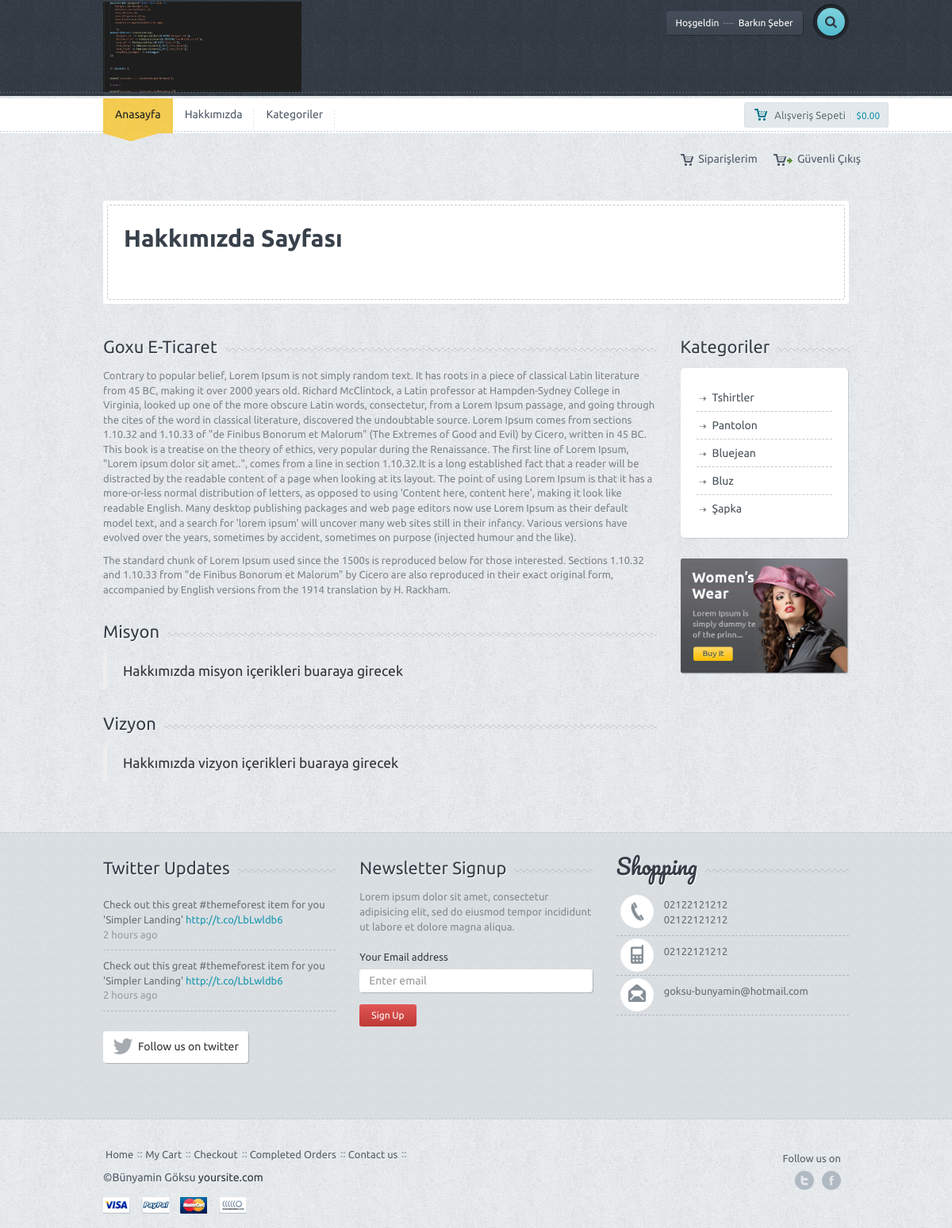
Screenshot of /hakkimizda.php (signed in) with the database file from the repository.
### tables this page shows
CREATE TABLE `ayar` (
  `ayar_id` int(11) NOT NULL,
  `ayar_logo` varchar(250) NOT NULL,
  `ayar_title` varchar(250) NOT NULL,
  `ayar_description` varchar(250) NOT NULL,
  `ayar_keywords` varchar(50) NOT NULL,
  `ayar_author` varchar(50) NOT NULL,
  `ayar_tel` varchar(50) NOT NULL,
  `ayar_gsm` varchar(50) NOT NULL,
  `ayar_faks` varchar(50) NOT NULL,
  `ayar_mail` varchar(50) NOT NULL,
  `ayar_ilce` varchar(50) NOT NULL,
  `ayar_il` varchar(50) NOT NULL,
  `ayar_adres` varchar(250) NOT NULL,
  `ayar_mesai` varchar(250) NOT NULL,
  `ayar_maps` varchar(250) NOT NULL,
  `ayar_analystic` varchar(50) NOT NULL,
  `ayar_zopim` varchar(50) NOT NULL,
  `ayar_facebook` varchar(50) NOT NULL,
  `ayar_twitter` varchar(50) NOT NULL,
  `ayar_google` varchar(50) NOT NULL,
  `ayar_youtube` varchar(50) NOT NULL,
  `ayar_smtphost` varchar(50) NOT NULL,
  `ayar_smtpuser` varchar(50) NOT NULL,
  `ayar_smtppassword` varchar(50) NOT NULL,
  `ayar_smtpport` varchar(50) NOT NULL,
  `ayar_bakim` enum('0','1') NOT NULL DEFAULT '1'
);

CREATE TABLE `kullanici` (
  `kullanici_id` int(11) NOT NULL,
  `kullanici_zaman` datetime NOT NULL DEFAULT CURRENT_TIMESTAMP,
  `kullanici_resim` varchar(250) NOT NULL,
  `kullanici_tc` varchar(50) NOT NULL,
  `kullanici_ad` varchar(50) NOT NULL,
  `kullanici_mail` varchar(100) NOT NULL,
  `kullanici_gsm` varchar(50) NOT NULL,
  `kullanici_password` varchar(50) NOT NULL,
  `kullanici_adsoyad` varchar(50) NOT NULL,
  `kullanici_adres` varchar(250) NOT NULL,
  `kullanici_il` varchar(100) NOT NULL,
  `kullanici_ilce` varchar(100) NOT NULL,
  `kullanici_unvan` varchar(100) NOT NULL,
  `kullanici_yetki` varchar(50) NOT NULL,
  `kullanici_durum` int(1) NOT NULL DEFAULT '1'
);

CREATE TABLE `menu` (
  `menu_id` int(11) NOT NULL,
  `menu_ust` varchar(50) NOT NULL,
  `menu_ad` varchar(100) NOT NULL,
  `menu_detay` text NOT NULL,
  `menu_url` varchar(250) NOT NULL,
  `menu_sira` int(2) NOT NULL,
  `menu_durum` enum('0','1') NOT NULL,
  `menu_seourl` varchar(250) NOT NULL
);

CREATE TABLE `hakkimizda` (
  `hakkimizda_id` int(11) NOT NULL,
  `hakkimizda_baslik` varchar(250) NOT NULL,
  `hakkimizda_icerik` text NOT NULL,
  `hakkimizda_vizyon` varchar(500) NOT NULL,
  `hakkimizda_misyon` varchar(500) NOT NULL
);

CREATE TABLE `kategori` (
  `kategori_id` int(11) NOT NULL,
  `kategori_ad` varchar(100) NOT NULL,
  `kategori_ust` int(2) NOT NULL,
  `kategori_seourl` varchar(250) NOT NULL,
  `kategori_sira` int(2) NOT NULL,
  `kategori_durum` enum('0','1') NOT NULL DEFAULT '1'
);

### nedmin/production/fonksiyon.php (called while the page is built, shortened)
<?php
function seo($str, $options = array())
{
    $str = mb_convert_encoding((string)$str, 'UTF-8', mb_list_encodings());
    $defaults = array(
        'delimiter' => '-',
        'limit' => null,
        'lowercase' => true,
        'replacements' => array(),
        'transliterate' => true
    );
    $options = array_merge($defaults, $options);
    $str = preg_replace(array_keys($options['replacements']), $options['replacements'], $str);
    if ($options['transliterate']) {
        $str = str_replace(array_keys($char_map), $char_map, $str);
    }
    $str = preg_replace('/[^\p{L}\p{Nd}]+/u', $options['delimiter'], $str);
    $str = preg_replace('/(' . preg_quote($options['delimiter'], '/') . '){2,}/', '$1', $str);
    $str = mb_substr($str, 0, ($options['limit'] ? $options['limit'] : mb_strlen($str, 'UTF-8')), 'UTF-8');
    $str = trim($str, $options['delimiter']);
    return $options['lowercase'] ? mb_strtolower($str, 'UTF-8') : $str;
}
?>

### hakkimizda.php (the view)
<?php include 'header.php';
$hakkimizdasor = $db->prepare("SELECT * FROM hakkimizda where hakkimizda_id=:hakkimizda_id");
$hakkimizdasor->execute(array(
	'hakkimizda_id' => 0
));
$hakkimizdacek = $hakkimizdasor->fetch(PDO::FETCH_ASSOC);
?>
<div class="container">
	<div class="row">
		<div class="col-md-12">
			<div class="page-title-wrap">
				<div class="page-title-inner">
					<div class="row">
						<div class="col-md-4">
							<div class="bigtitle">Hakkımızda Sayfası</div>
						</div>
					</div>
				</div>
			</div>
		</div>
	</div>
	<div class="row">
		<div class="col-md-9">
			<div class="title-bg">
				<div class="title"><?php echo $hakkimizdacek['hakkimizda_baslik'] ?></div>
			</div>
			<div class="page-content">
				<p>
					<?php echo $hakkimizdacek['hakkimizda_icerik'] ?>
				</p>
			</div>
			<div class="title-bg">
				<div class="title">Misyon</div>
			</div>
			<blockquote><?php echo $hakkimizdacek['hakkimizda_misyon'] ?></blockquote>
			<div class="title-bg">
				<div class="title">Vizyon</div>
			</div>
			<blockquote><?php echo $hakkimizdacek['hakkimizda_vizyon'] ?></blockquote>
		</div>
		<?php include 'sidebar.php' ?>
	</div>
	<div class="spacer"></div>
</div>
<?php include 'footer.php' ?>

### header.php (shortened to what this page needs)
<?php
include 'nedmin/netting/baglan.php';
include 'nedmin/production/fonksiyon.php';
$ayarsor = $db->prepare("SELECT * FROM ayar where ayar_id=:id");
$ayarsor->execute(array(
	'id' => 0
));
$ayarcek = $ayarsor->fetch(PDO::FETCH_ASSOC);
$kullanicisor = $db->prepare("SELECT * FROM kullanici where kullanici_mail=:mail");
$kullanicisor->execute(array(
	'mail' => $_SESSION['userkullanici_mail']
));
$kullanicicek = $kullanicisor->fetch(PDO::FETCH_ASSOC);
?>
<!DOCTYPE html>
<html lang="en">
<head>
	<link href='font-awesome\css\font-awesome.css' rel="stylesheet" type="text/css">
	<link href="bootstrap\css\bootstrap.min.css" rel="stylesheet">
	<link rel="stylesheet" href="style.css">
	<link rel="stylesheet" href="css\owl.carousel.css">
	<link rel="stylesheet" href="css\owl.transitions.css">
	<link rel="stylesheet" type="text/css" href="js\product\jquery.fancybox.css?v=2.1.5" media="screen">
</head>
<body>
	<div id="wrapper">
		<div class="header">
			<div class="container">
				<div class="row">
					<div class="col-xs-6 col-md-4 main-logo">
						<a href="index.php"><img width="250" src="<?php echo $ayarcek['ayar_logo'] ?>" alt="logo" class="logo img-responsive"></a>
					</div>
					<div class="col-md-8">
						<div class="pushright">
							<div class="top">
								<?php
								if (!isset($_SESSION['userkullanici_mail'])) { ?>
									<a href="#" id="reg" class="btn btn-default btn-dark">Giriş Yap<span>-- Yada --</span>Kayıt Ol</a>
								<?php } else { ?>
									<a href="#" class="btn btn-default btn-dark">Hoşgeldin<span>----</span><?php echo $kullanicicek['kullanici_adsoyad'] ?></a>
								<?php   } ?>
								<div class="srch-wrap">
									<a href="#" id="srch" class="btn btn-default btn-search"><i class="fa fa-search"></i></a>
								</div>
							</div>
						</div>
					</div>
				</div>
			</div>
			<div class="dashed"></div>
		</div>
		<div class="main-nav">
			<div class="navbar navbar-default navbar-static-top">
				<div class="container">
					<div class="row">
						<div class="col-md-10">
							<div class="navbar-collapse collapse">
								<ul class="nav navbar-nav">
									<li><a href="index.php" class="active">Anasayfa</a>
										<div class="curve"></div>
									</li>
									<?php
									$menusor = $db->prepare("SELECT * FROM menu where menu_durum=:durum order by menu_sira ASC limit 5");
									$menusor->execute(array(
										'durum' => 1
									));
									while ($menucek = $menusor->fetch(PDO::FETCH_ASSOC)) { ?>
										<li><a href="
									<?php
										if (!empty($menucek['menu_url'])) {
											echo $menucek['menu_url'];
										} else {
											echo "sayfa-" . seo($menucek['menu_ad']);
										}
									?>
									"><?php echo $menucek['menu_ad'] ?></a></li>
									<?php } ?>
								</ul>
							</div>
						</div>
						<div class="col-md-2 machart">
							<button id="popcart" class="btn btn-default btn-chart btn-sm "><span class="mychart">Alışveriş Sepeti</span>|<span class="allprice">$0.00</span></button>
						</div>
						<?php
						if (isset($_SESSION['userkullanici_mail'])) { ?>
							<ul class="small-menu">
								<li><a href="siparislerim.php" class="myshop">Siparişlerim</a></li>
								<li><a href="logout.php" class="mycheck">Güvenli Çıkış</a></li>
							</ul>
						<?php	} ?>
					</div>
				</div>
			</div>
		</div>

### sidebar.php
<div class="col-md-3">
	<div class="title-bg">
		<div class="title">Kategoriler</div>
	</div>
	<div class="categorybox">
		<ul>
			<?php
			$kategorisor = $db->prepare("SELECT * FROM kategori order by kategori_sira ASC");
			$kategorisor->execute();
			while ($kategoricek = $kategorisor->fetch(PDO::FETCH_ASSOC)) { ?>
				<li><a href="kategori-<?= seo($kategoricek["kategori_ad"]) ?>"><?php echo $kategoricek['kategori_ad'] ?></a></li>
			<?php } ?>
		</ul>
	</div>
	<div class="ads">
		<a href="product.htm"><img src="images\ads.png" class="img-responsive" alt=""></a>
	</div>
</div>

### footer.php (shortened to what this page needs)
<div class="f-widget">
		<div class="container">
			<div class="row">
				<div class="col-md-4">
					<div class="title-widget-bg">
						<div class="title-widget">Twitter Updates</div>
					</div>
					<ul class="tweets">
						<li>Check out this great #themeforest item for you
						'Simpler Landing' <a href="#">http://t.co/LbLwldb6 </a>
						<span>2 hours ago</span></li>
						<li class="lastone">Check out this great #themeforest item for you
						'Simpler Landing' <a href="#">http://t.co/LbLwldb6 </a>
						<span>2 hours ago</span></li>
					</ul>
					<a href="#" class="btn btn-default btn-follow"><i class="fa fa-twitter fa-2x"></i><div>Follow us on twitter</div></a>
				</div>
				<div class="col-md-4">
					<div class="title-widget-bg">
						<div class="title-widget">Newsletter Signup</div>
					</div>
					<div class="newsletter">
						<p>
							Lorem ipsum dolor sit amet, consectetur adipisicing elit, sed do eiusmod tempor incididunt ut labore et dolore magna aliqua.
						</p>
						<form role="form">
							<div class="form-group">
								<label>Your Email address</label>
								<input type="email" class="form-control newstler-input" id="exampleInputEmail1" placeholder="Enter email">
								<button class="btn btn-default btn-red btn-sm">Sign Up</button>
							</div>
						</form>
					</div>
				</div>
				<div class="col-md-4">
					<div class="title-widget-bg">
						<div class="title-widget-cursive">Shopping</div>
					</div>
					<ul class="contact-widget">
						<li class="fphone"><?php echo $ayarcek['ayar_tel'] ?><br><?php echo $ayarcek['ayar_faks'] ?></li>
						<li class="fmobile"><?php echo $ayarcek['ayar_gsm'] ?><br></li>
						<li class="fmail lastone"><?php echo $ayarcek['ayar_mail'] ?><br></li>
					</ul>
				</div>
			</div>
			<div class="spacer"></div>
		</div>
	</div>
	<div class="footer">
		<div class="container">
			<div class="row">
				<div class="col-md-9">
					<ul class="footermenu">
						<li><a href="index-1.htm">Home</a></li>
						<li><a href="cart.htm">My Cart</a></li>
						<li><a href="checkout.htm">Checkout</a></li>
						<li><a href="order.htm">Completed Orders</a></li>
						<li><a href="contact.htm">Contact us</a></li>
					</ul>
					<div class="f-credit">&copy;<?php echo $ayarcek['ayar_author'] ?> <a href="#">yoursite.com</a></div>
					<a href=""><div class="payment visa"></div></a>
					<a href=""><div class="payment paypal"></div></a>
					<a href=""><div class="payment mc"></div></a>
					<a href=""><div class="payment nh"></div></a>
				</div>
				<div class="col-md-3">
					<div class="followon">Follow us on</div>
					<div class="fsoc">
						<a href="http://<?php echo $ayarcek['ayar_twitter'] ?>" class="ftwitter">twitter</a>
						<a href="http://<?php echo $ayarcek['ayar_facebook'] ?>" class="ffacebook">facebook</a>
					</div>
					<div class="clearfix"></div>
				</div>
			</div>
		</div>
	</div>
	</div>
  </body>
</html>

### rows the page displays
ayar: ayar_logo (picture), ayar_tel "02122121212", ayar_faks "02122121212", ayar_gsm "02122121212", ayar_mail "goksu-bunyamin@hotmail.com", ayar_author "Bünyamin Göksu"
kullanici: kullanici_adsoyad "Barkın Şeber"
menu: menu_ad "Hakkımızda"
menu: menu_ad "Kategoriler"
hakkimizda: hakkimizda_baslik "Goxu E-Ticaret", hakkimizda_icerik "Contrary to popular belief, Lorem Ipsum is not simply random text. It has roots in a piece of classical Latin literature from 45 BC, making it over 2000 years old. Richard McClintock, a Latin professor at Hampden-Sydney College in Virginia, looked up one of the more obscure Latin words, consectetur, from a Lorem Ipsum passage, and going through the cites of the word in classical literature, discovered the undoubtable source. Lorem Ipsum comes from sections 1.10.32 and 1.10.33 of \"de Finibus Bonorum et Malorum\" (The Extremes of Good and Evil) by Cicero, written in 45 BC. This book is a treatise on the theory of ethics, very popular during the Renaissance. The first line of Lorem Ipsum,…", hakkimizda_misyon "Hakkımızda misyon içerikleri buaraya girecek", hakkimizda_vizyon "Hakkımızda vizyon içerikleri buaraya girecek"
kategori: kategori_ad "Tshirtler"
kategori: kategori_ad "Pantolon"
kategori: kategori_ad "Bluejean"
kategori: kategori_ad "Bluz"
kategori: kategori_ad "Şapka"
